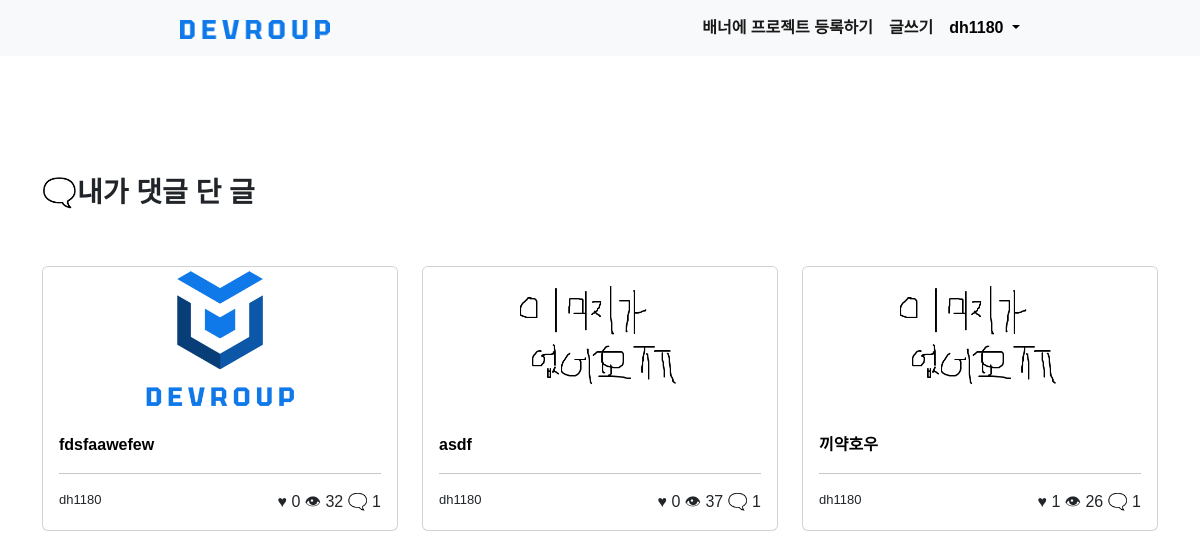
Screenshot of /user/user_comment_posts/ (signed in) with the database file from the repository.
### community/models.py (models this page shows, shortened)
class Comment(models.Model):
    post = models.ForeignKey(Post, on_delete=models.CASCADE)
    author = models.ForeignKey(User, on_delete=models.CASCADE, null=True)
    content = models.TextField()
    date = models.DateTimeField(auto_now_add=True)

class Post(models.Model):
    title = models.CharField(max_length=200)
    author = models.ForeignKey(User, on_delete=models.CASCADE, null=True)
    hit = models.IntegerField(default=0)
    like = models.IntegerField(default=0)
    like_users = models.ManyToManyField(User, related_name='like_posts')
    date = models.DateTimeField(auto_now_add=True)
    image = models.ImageField(upload_to='community_thumbnail', null=True)
    content = models.TextField()
    github_address = models.URLField(null=True)
    def get_comment_count(self):
        return Comment.objects.filter(post=self).count()

### user/views.py (the view)
# urls.py: path('user_comment_posts/', views.user_comment_posts, name='user_comment_posts'),
def user_comment_posts(request):
    comment_posts = Comment.objects.filter(author=request.user).order_by('-date')
    return render(request, 'user/user_comment_posts.html', {'comment_posts': comment_posts})

### user/templates/user/user_comment_posts.html
{% extends 'community/base.html' %} {% block content %}
<br /><br /><br /><br /><br />
<div class="container">
    <div class="row mb-5">
        <h3 style="font-weight: 1000;">🗨️내가 댓글 단 글</h3>
    </div>
    <div class="row">
        {% for comment_post in comment_posts %}
        <div class="col-4 mb-5">
            <div class="card h-100">
                <div class="media-container">
                    <img
                        src="{{ comment_post.post.image.url }}"
                        class="card-img-top"
                        style="object-fit: cover; height: 150px;"
                    />
                </div>
                <div class="card-body">
                    <a
                        class="card-title stretched-link"
                        href="{% url 'community:post_detail' pk=comment_post.post.pk %}"
                       style="font-weight: bold;"
                        >{{ comment_post.post.title }}</a
                    >
                    <br />
                    <hr />
                    <div class="row">
                        <div class="col-6" style="font-size: small">
                            {{ comment_post.post.author }}
                        </div>
                        <div class="col-6 text-end">
                            ♥&nbsp;{{ comment_post.post.like }}
                            👁&nbsp;{{ comment_post.post.hit }}
                            🗨️&nbsp;{{ comment_post.post.get_comment_count }}
                        </div>
                    </div>
                </div>
            </div>
        </div>
        {% endfor %}
    </div>
{% endblock content %}

### community/templates/community/base.html (shortened to what this page needs)
{% load static %} {% load socialaccount %}
<!DOCTYPE html>
<html lang="en">
    <head>
        <link
            href="https://cdn.jsdelivr.net/npm/bootstrap@5.2.3/dist/css/bootstrap.min.css"
            rel="stylesheet"
        />
        <link
            rel="stylesheet"
            href="https://uicdn.toast.com/editor/latest/toastui-editor.min.css"
        />
    </head>
    <body id="ajax">
        <nav class="navbar navbar-expand-lg bg-light">
            <div class="container-fluid">
                <a
                    class="navbar-brand"
                    href="/"
                    style="margin-left: 10.5rem;"
                    id="brand">
                <img src="/media/logo/Devroup_Word.png" style="width: 150px"/>
                </a>
                <div
                    class="collapse navbar-collapse justify-content-end"
                    id="navbarSupportedContent"
                    style="margin-right: 10rem;"
                >
                    <ul class="navbar-nav mb-2 mb-lg-0" style="font-weight: bold;">
                        {% if user.is_authenticated %}
                        <li>
                            <a class="nav-link active" href="https://forms.gle/mQgPoKs9G4k7mtDo8"
                                >배너에 프로젝트 등록하기</a
                            >
                        </li>
                        <li>
                            <a class="nav-link active" href="{% url 'community:post_create' %}"
                                >글쓰기</a
                            >
                        </li>
                        <li class="nav-item dropdown">
                            <a
                                class="nav-link dropdown-toggle"
                                href="#"
                                id="navbarDropdown"
                                role="button"
                                data-bs-toggle="dropdown"
                                aria-expanded="false"
                            >
                                {{ user.username }}
                            </a>
                        </li>
                        {% endif %}
                    </ul>
                </div>
            </div>
        </nav>
        {% block content %} {% endblock %}
    </body>
</html>

### community/templates/community/base.html (style rules this page uses)
a { cursor: pointer; }
a:link:not(.disabled) { color: black; text-decoration: none; }
body { font-family: 'Noto Sans KR', sans-serif; }

### rows the page displays
Comment: post.image (picture), post "fdsfaawefew", post.author "dh1180", post.like "0", post.hit "32", post.get_comment_count "1"
Comment: post.image (picture), post "asdf", post.author "dh1180", post.like "0", post.hit "37", post.get_comment_count "1"
Comment: post.image (picture), post "끼약호우", post.author "dh1180", post.like "1", post.hit "26", post.get_comment_count "1"

### other values shown
{{ user.username }} "dh1180"
